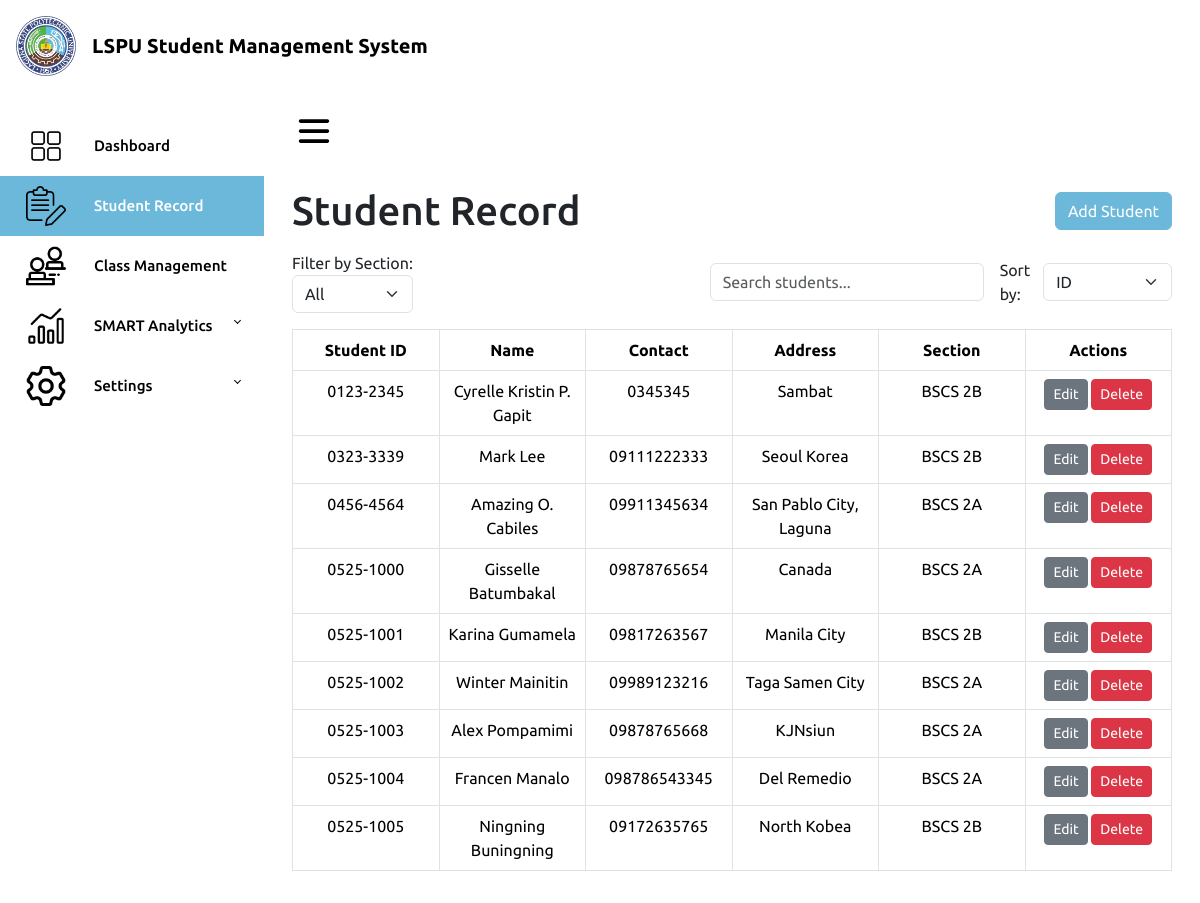
The app's page /studentlist/, older data.
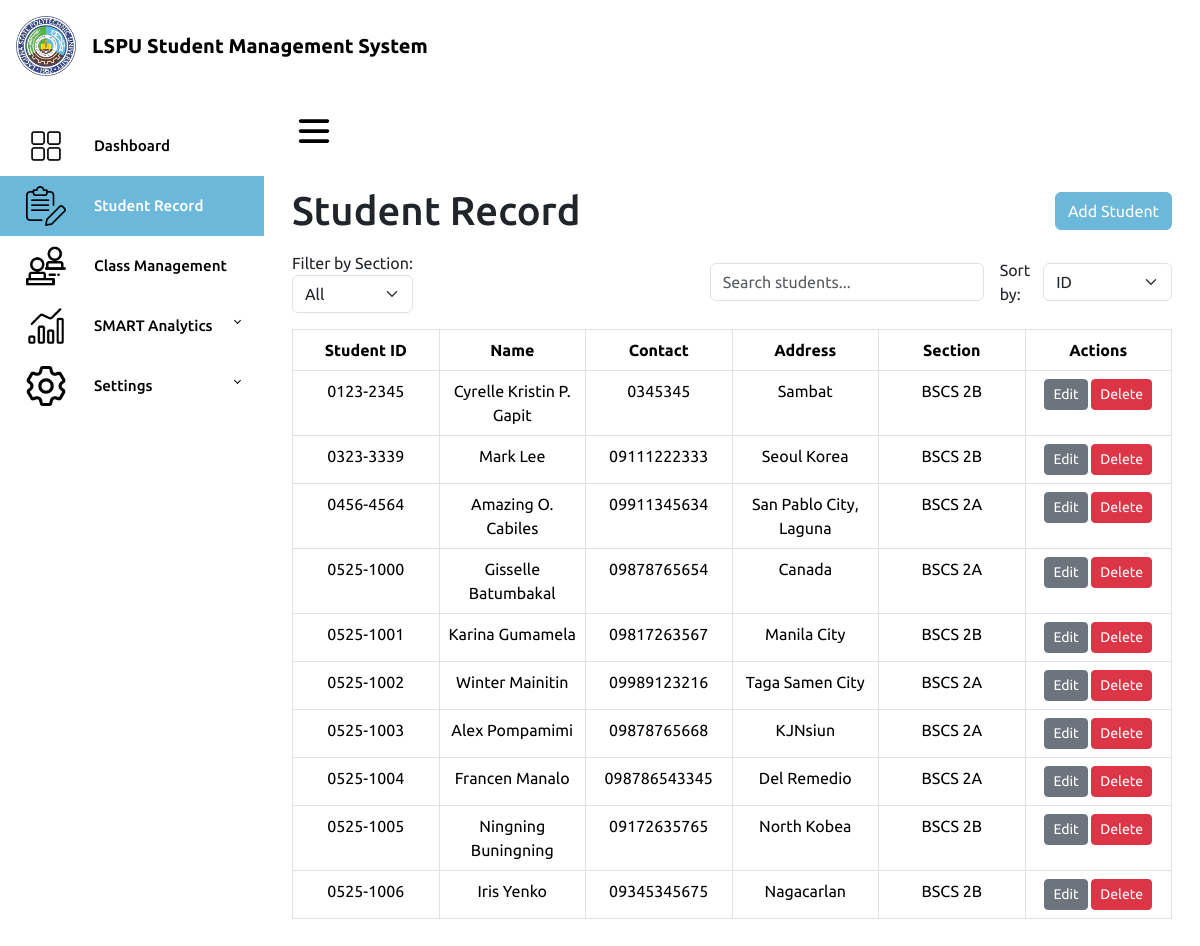
The same page, newer data.
### SMSapp/models.py (models this page shows, shortened)
class Student(models.Model):
    student_id = models.CharField(max_length=20, unique=True, blank=True)
    name = models.CharField(max_length=100)
    contact = models.CharField(max_length=20)
    address = models.TextField()
    section = models.CharField(max_length=10, default="BSCS 2A")

### SMSapp/views.py (the view)
# urls.py: path('studentlist/', views.studentlist, name='studentlist'),
def studentlist(request):
    section_filter = request.GET.get('section', None)
    sort_by = request.GET.get('sort_by', 'student_id')
    allowed_fields = ['student_id', 'name', 'address']
    if sort_by not in allowed_fields:
        sort_by = 'student_id'
    if section_filter:
        students = Student.objects.filter(section=section_filter).order_by(sort_by)
    else:
        students = Student.objects.all().order_by(sort_by)
    return render(request, 'studentlist.html', {
        'students': students,
        'current_sort': sort_by,
        'section_filter': section_filter
    })

### SMSapp/templates/studentlist.html (shortened to what the changed rows need)
{% load static %}
<!DOCTYPE html>
<html lang="en">
<head>
    <link href="https://cdn.jsdelivr.net/npm/bootstrap@5.3.3/dist/css/bootstrap.min.css" rel="stylesheet">
    <link href="https://cdn.lineicons.com/5.0/lineicons.css" rel="stylesheet">
    <link rel="stylesheet" href="https://cdn.jsdelivr.net/npm/bootstrap-icons@1.12.1/font/bootstrap-icons.min.css">
</head>
<body>
    <div class="d-flex">
        <div class="main">
            <main class="p-3 d-flex flex-column justify-content-between" style="min-height: 80vh;">
                <div class="container-fluid">
                <div class="d-flex justify-content-between align-items-center mb-3">
                    <h1 class="mb-0 text-start">Student Record</h1>
                </div>
                    <div class="table-responsive text-center">
                        <table class="table table-bordered" id="studentTable">
                            <thead>
                                <tr>
                                    <th class="text-center">Student ID</th>
                                    <th class="text-center">Name</th>
                                    <th class="text-center">Contact</th>
                                    <th class="text-center">Address</th>
                                    <th class="text-center">Section</th>
                                    <th class="text-center">Actions</th>
                                </tr>
                            </thead>
                            <tbody>
                                {% for student in students %}
                                <tr data-id="{{ student.id }}">
                                    <td>{{ student.student_id }}</td>
                                    <td>{{ student.name }}</td>
                                    <td>{{ student.contact }}</td>
                                    <td>{{ student.address }}</td>
                                    <td>{{ student.section }}</td>
                                    <td>
                                        <button class="btn btn-sm btn-primary" onclick="openEditModal('{{ student.id }}')">Edit</button>
                                        <button class="btn btn-sm btn-danger" onclick="deleteStudent('{{ student.id }}')">Delete</button>
                                    </td>
                                </tr>
                                {% endfor %}
                            </tbody>
                        </table>
                    </div>
                </div>
            </main>
        </div>
    </div>
</body>
</html>

Row changes from the older to the newer data that the page shows:
added Student: student_id "0525-1006", name "Iris Yenko", contact "09345345675", address "Nagacarlan", section "BSCS 2B"
